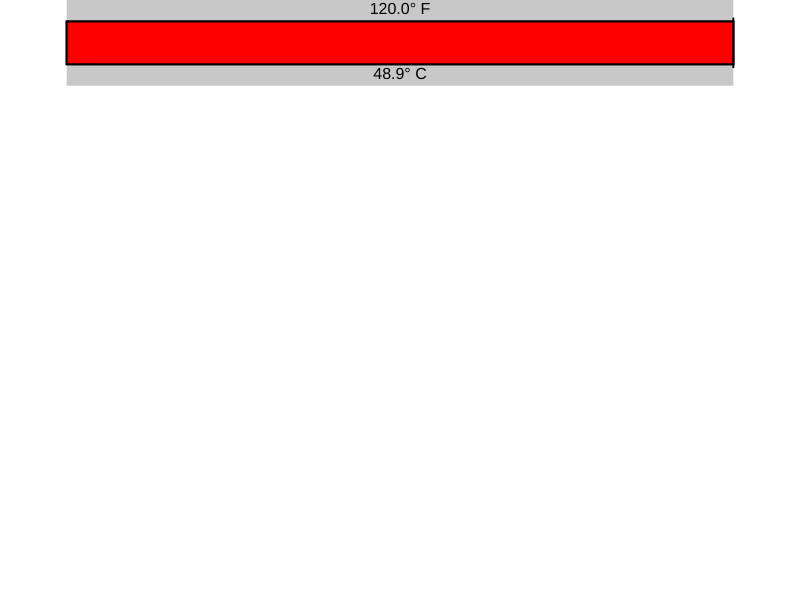
Frame 1 (no input)
Frame 60 (no input): identical to frame 1, image omitted
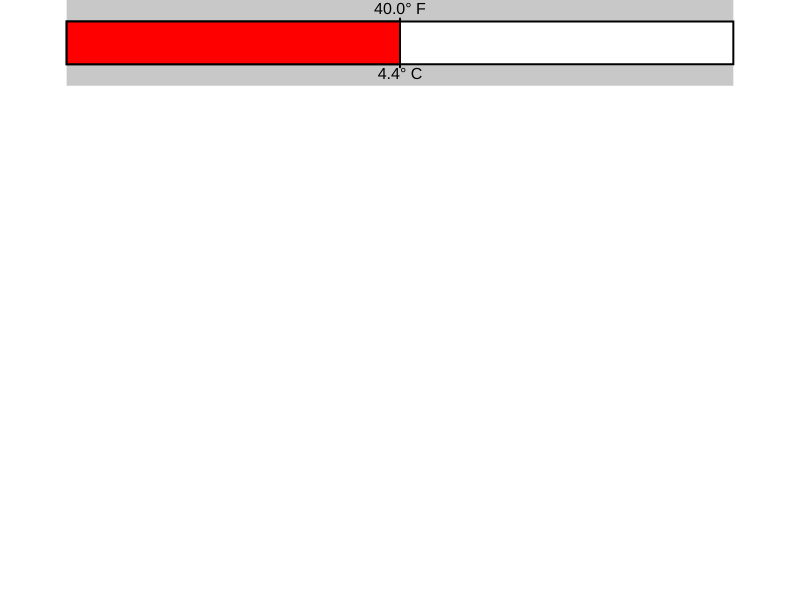
Frame 120 (the mouse pressed at the canvas centre since frame 60)

The p5.js sketch that drew these frames (run headless with seeded random() and noise() and a simulated clock; from frame 60 on, the mouse is pressed at the canvas centre):

// p5.js sketch
// ── sketch.js
function setup() {
	createCanvas(screen.width, screen.height)
	background(255)
	slider = 1
	xWidth = width - width/6

}

function draw() {
	background(255)
	fill(200)
	noStroke()
	rect(width/12,0,xWidth, height/7)
	fill(255)
	stroke(0)
	strokeWeight(2)
	rect(width/12,(height/7)/4,xWidth, height/7 -(height/7)/2)
	fill(255,0,0)
	rect(width/12,(height/7)/4,slider*(xWidth), height/7 - (height/7)/2)
	line(width/12 + slider*(xWidth), (height/7)/4 + height/7 - (height/7)/2 + 3, width/12 + slider*(xWidth), (height/7)/4 - 3)
	if (mouseIsPressed) {
		slider = (mouseX -width/12)/xWidth
		if (slider < 0) {
			slider = 0
		}
		if (slider > 1) {
			slider = 1
		}
	}
	noStroke()
	fill(0)
	textAlign(CENTER)
	textSize(width/50)
	text(((160.0 * slider)-40).toFixed(1)	+ "° F",  width/12 + xWidth/2, (height/7)/6)
	text(((88.8888 * slider)-40).toFixed(1) + "° C",  width/12 + xWidth/2, (height/7) - ((height/7)/6)/2)
}
